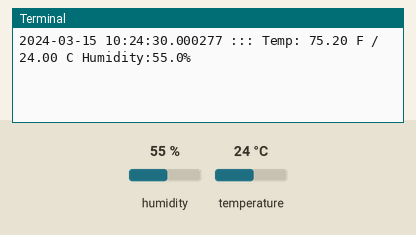
The program below on a simulated Raspberry Pi (BCM pin numbers). On the bench: the last lines printed to the terminal. The test bench sets the inputs (shaded band); at power-on: humidity 55 %, temperature 24 °C. The clock reads 2024-03-15 10:24:30 at power-on unless the program sets it.

Above: at 1.2 s.
1.3 s: humidity set to 22 %
At 2.3 s:
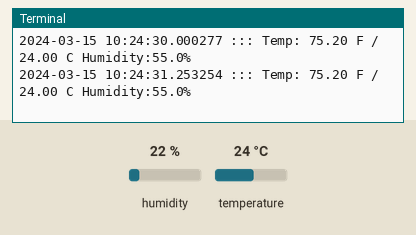
4.3 s: temperature set to 12 °C
At 6.4 s:
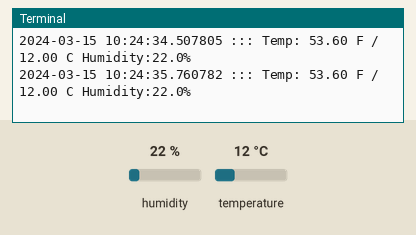
7.3 s: humidity set to 40 %
At 8.8 s:
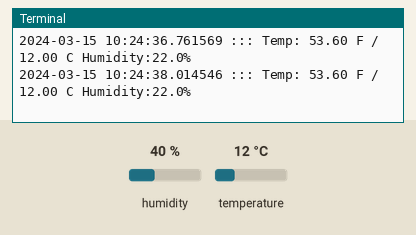
Timing chart, 0 to 10.3 s (numbered marks = the images above; inputs shaded):
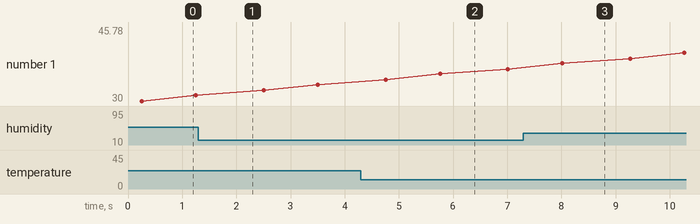

Measured:
- after the input at 4.3 s, the terminal: prints a new line after 0.46 s (image 2)

The program:

temp_humid_main.py
```python
#import necessay libraries
import time
import board
import adafruit_dht
import datetime

# Initialization
dhtDevice = adafruit_dht.DHT22(board.D4)


while True:
    try:
        current_time = datetime.datetime.now()
        # receiving the temperature in degree C
        temp_c = dhtDevice.temperature
        # converting the temperature from degree C to degree fahrenheit
        temp_f = temp_c * (9 / 5) + 32
        # receiving the humidity
        humidity = dhtDevice.humidity

        print(current_time,"::: Temp: {:.2f} F / {:.2f} C Humidity:{}% ".format(temp_f, temp_c, humidity))

        #print(current_time,"::::Temp: {:.1f} F / {:.1f} C  Humidity: {}% ".format(temp_f, temp_c, humidity)

    except RuntimeError as error:
        # Checking for Errors
        print(error.args[0])
        time.sleep(2.0)
        continue
    except Exception as error:
        #exit when exception happens
        dhtDevice.exit()
        raise error
    #wait 1s until next iteration happens
    time.sleep(1.0)
```
